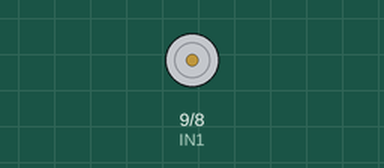
Simulated run of this sketch. Board: Arduino Uno, built with avr-gcc and run on an emulated ATmega328P. Shown: motor-driver pin pairs drawn as motors (green arrow = first pin HIGH = forward, orange = second pin HIGH = backward, longer = more drive, scaled by the enable pin).

Above: at 0.5 s.
At 3.5 s:
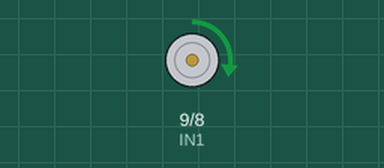
At 5.6 s:
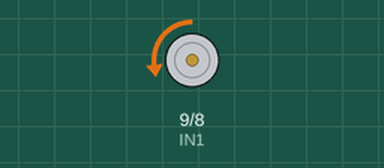
Timing chart, 0 to 8.0 s (numbered marks = the images above):
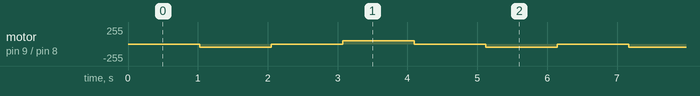

The sketch:

cloud.ino
```cpp
#include <AceRoutine.h>  //mutil task lib
#define SPEEDPIN 10
#define IN1 9
#define IN2 8

int speed;
bool finish = false;  //make sure always only one task running. // upanddownstatus
bool Finish = true;  // downquickly status
int somestate = 0;//unity control the state switch


void forward(){
  analogWrite(SPEEDPIN,speed);
  digitalWrite(IN1,LOW);
  digitalWrite(IN2,HIGH);
}


void backward(){
  analogWrite(SPEEDPIN,speed);
  digitalWrite(IN2,LOW);
  digitalWrite(IN1,HIGH);
}


void brake(){
  analogWrite(SPEEDPIN,0);
}


////////////////////////////////////
COROUTINE(keepupanddown){
  COROUTINE_LOOP() {
    if(somestate<3 && Finish){
      speed = 50;
      COROUTINE_DELAY_SECONDS(1);
      finish = false;
      forward();
      COROUTINE_DELAY_SECONDS(1);
      brake();
      COROUTINE_DELAY_SECONDS(1);
      backward();
      COROUTINE_DELAY_SECONDS(1);
      brake();
      COROUTINE_DELAY_SECONDS(1);
      forward();
      COROUTINE_DELAY_SECONDS(1);
      brake();
      finish = true;
    }
    else{
      COROUTINE_YIELD();
    }
  }
}


COROUTINE(downquickly){
  COROUTINE_LOOP() {
     if(somestate==3&&finish){
      speed = 100;
      COROUTINE_DELAY_SECONDS(3);
      Finish = false;
      forward();
      COROUTINE_DELAY_SECONDS(3);
      brake();
      COROUTINE_DELAY_SECONDS(3);
      backward();
      COROUTINE_DELAY_SECONDS(3);
      brake();
      COROUTINE_DELAY_SECONDS(3);
      forward();
      COROUTINE_DELAY_SECONDS(3);
      brake();
      Finish = true;
    }

    else{
      COROUTINE_YIELD();
    }
  }
}

bool is_valid_msg(String msg) {
  // Thanks Mark
  return msg.startsWith("{") && msg.endsWith("}") && msg.charAt(1) == 'Z' && msg.length() == 7;
}

int get_weather_state(String msg) {
  // Thanks Mark. This will be a 0 or 3.
  return (int) msg.charAt(5) - '0';
}

void setup() {

  Serial.begin(9600);
  pinMode(10,OUTPUT);
  pinMode(9,OUTPUT);
  pinMode(8,OUTPUT);
  pinMode(7,INPUT);

}

void loop() {
  while (Serial.available()) {
    String msg = Serial.readStringUntil('\n');
    msg.trim();
    if (is_valid_msg(msg)) {
      somestate = get_weather_state(msg);
    }
  }

  keepupanddown.runCoroutine();
  downquickly.runCoroutine();
}
```

Measured:
- by itself, motor on pin 9 (IN1) / pin 8 (IN2): repeats every 6.1 s: stopped 1.0 s, forward 50/255 1.0 s, 2 × (stopped 1.0 s, backward 50/255 1.0 s)
